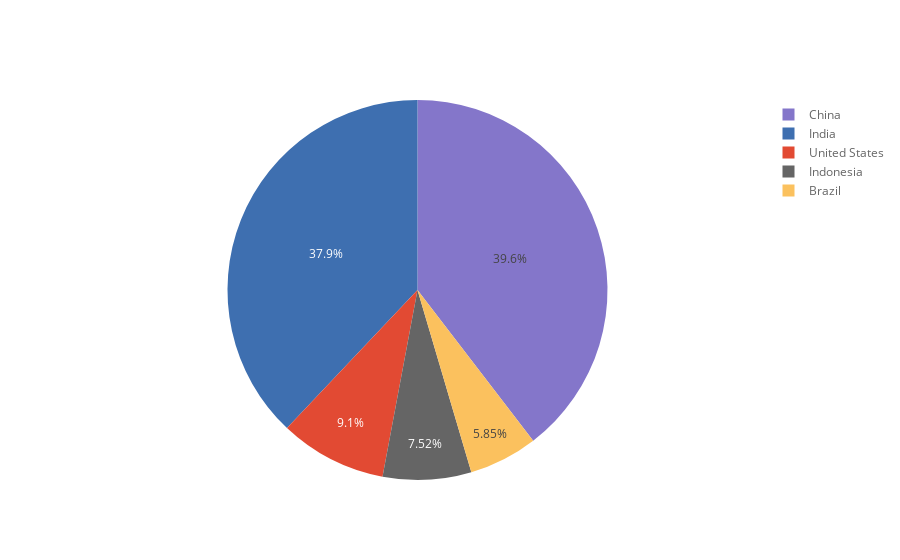

Notebook source saved alongside this figure:
### Code cell
df_pivot_2020.iplot(kind ='pie',values='2020',labels = 'country')

### Figure 1 — Plotly figure (JSON) as saved in the notebook; plotly's stock layout.template omitted (floating-point values rounded to 4 significant figures)
{"data": [{"labels": ["United States", "India", "China", "Indonesia", "Brazil"], "marker": {"colors": ["rgba(226, 74, 51, 1.0)", "rgba(62, 111, 176, 1.0)", "rgba(132, 118, 202, 1.0)", "rgba(101, 101, 101, 1.0)", "rgba(251, 193, 94, 1.0)"]}, "name": "", "type": "pie", "values": [331002651, 1380004385, 1439323776, 273523615, 212559417]}], "layout": {"autosize": true, "hiddenlabels": [], "legend": {"bgcolor": "#FFFFFF", "font": {"color": "#666666"}}, "paper_bgcolor": "#FFFFFF", "plot_bgcolor": "#E5E5E5", "title": {"font": {"color": "#151516"}}}}
